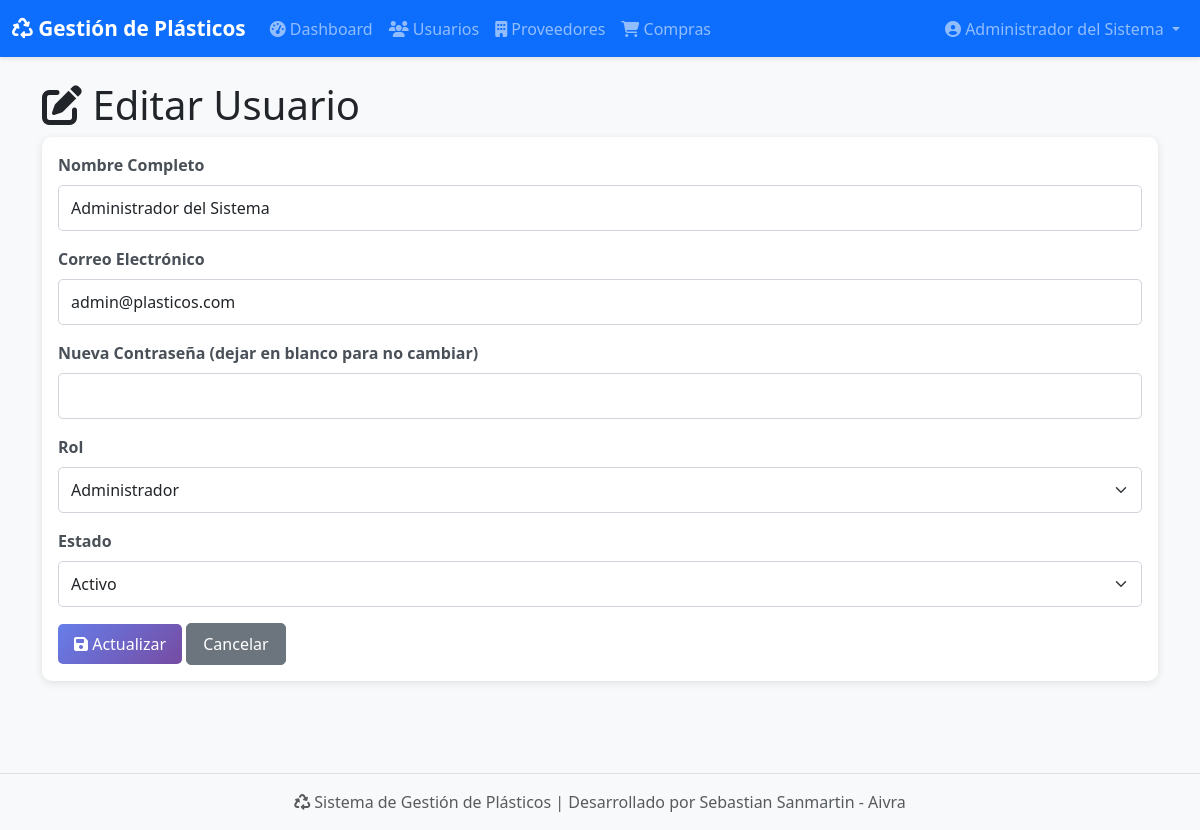
/views/usuarios/editar.php?id=1 (signed in), run on the app's committed database.
### tables this page shows
CREATE TABLE IF NOT EXISTS usuarios (
    id_usuario INT AUTO_INCREMENT PRIMARY KEY,
    nombre VARCHAR(100) NOT NULL,
    correo VARCHAR(100) UNIQUE NOT NULL,
    contraseña_hash VARCHAR(255) NOT NULL,
    rol ENUM('admin', 'empleado', 'proveedor') DEFAULT 'empleado',
    estado ENUM('activo', 'inactivo') DEFAULT 'activo',
    fecha_registro TIMESTAMP DEFAULT CURRENT_TIMESTAMP
);

### config/conexion.php (called while the page is built, shortened)
<?php
class Database {
    private static $instance = null;
    private $conexion;
    private function __construct() {
        try {
            $dsn = "mysql:host=" . DB_HOST . ";port=" . DB_PORT . ";dbname=" . DB_NAME . ";charset=" . DB_CHARSET;
            $opciones = [
                PDO::ATTR_ERRMODE            => PDO::ERRMODE_EXCEPTION,
                PDO::ATTR_DEFAULT_FETCH_MODE => PDO::FETCH_ASSOC,
                PDO::ATTR_EMULATE_PREPARES   => false,
                PDO::MYSQL_ATTR_INIT_COMMAND => "SET NAMES utf8mb4"
            ];
            $this->conexion = new PDO($dsn, DB_USER, DB_PASS, $opciones);
        } catch (PDOException $e) {
            error_log("Error de conexión: " . $e->getMessage());
            die("Error al conectar con la base de datos. Por favor contacte al administrador.");
        }
    }
    public static function getInstance() {
        if (self::$instance === null) {
            self::$instance = new self();
        }
        return self::$instance;
    }
    public function getConexion() {
        return $this->conexion;
    }
}
function getDB() {
    return Database::getInstance()->getConexion();
}
?>

### controllers/UsuarioController.php (called while the page is built, shortened)
<?php
require_once __DIR__ . '/../models/Usuario.php';
class UsuarioController {
    private $modelo;
    public function __construct() {
        $this->modelo = new Usuario();
    }
    public function obtener($id) {
        $id = filter_var($id, FILTER_VALIDATE_INT);
        return $this->modelo->obtenerPorId($id);
    }
}
?>

### models/Usuario.php (called while the page is built, shortened)
<?php
require_once __DIR__ . '/../config/conexion.php';
class Usuario {
    private $db;
    public function __construct() {
        $this->db = getDB();
    }
    public function obtenerPorId($id) {
        try {
            $sql = "SELECT id_usuario, nombre, correo, rol, estado, fecha_registro
                    FROM usuarios WHERE id_usuario = :id LIMIT 1";
            $stmt = $this->db->prepare($sql);
            $stmt->execute(['id' => $id]);
            return $stmt->fetch();
        } catch (PDOException $e) {
            error_log("Error al obtener usuario: " . $e->getMessage());
            return false;
        }
    }
}
?>

### views/usuarios/editar.php (the view, shortened to what this page needs)
<?php
require_once __DIR__ . '/../includes/funciones.php';
require_once __DIR__ . '/../../controllers/UsuarioController.php';
$controller = new UsuarioController();
$id = $_GET['id'] ?? 0;
$usuario = $controller->obtener($id);
?>
<div class="container py-4">
    <h1><i class="fas fa-edit"></i> Editar Usuario</h1>
    <div class="card">
        <div class="card-body">
            <form method="POST">
                <div class="mb-3">
                    <label class="form-label">Nombre Completo</label>
                    <input type="text" name="nombre" class="form-control" value="<?php echo htmlspecialchars($usuario['nombre']); ?>" required>
                </div>
                <div class="mb-3">
                    <label class="form-label">Correo Electrónico</label>
                    <input type="email" name="correo" class="form-control" value="<?php echo htmlspecialchars($usuario['correo']); ?>" required>
                </div>
                <div class="mb-3">
                    <label class="form-label">Nueva Contraseña (dejar en blanco para no cambiar)</label>
                    <input type="password" name="contraseña" class="form-control">
                </div>
                <div class="mb-3">
                    <label class="form-label">Rol</label>
                    <select name="rol" class="form-select" required>
                        <option value="admin" <?php echo $usuario['rol'] === 'admin' ? 'selected' : ''; ?>>Administrador</option>
                    </select>
                </div>
                <div class="mb-3">
                    <label class="form-label">Estado</label>
                    <select name="estado" class="form-select" required>
                        <option value="activo" <?php echo $usuario['estado'] === 'activo' ? 'selected' : ''; ?>>Activo</option>
                    </select>
                </div>
                <button type="submit" class="btn btn-primary"><i class="fas fa-save"></i> Actualizar</button>
                <a href="/plasticos/views/usuarios/listar.php" class="btn btn-secondary">Cancelar</a>
            </form>
        </div>
    </div>
</div>

### assets/css/estilos.css (style rules this page uses)
:root { --primary-color: #667eea; --secondary-color: #764ba2; --success-color: #28a745; --danger-color: #dc3545; --warning-color: #ffc107; --info-color: #17a2b8; }
body { font-family: 'Segoe UI', Tahoma, Geneva, Verdana, sans-serif; background-color: #f8f9fa; }
.card { border: none; border-radius: 10px; box-shadow: 0 2px 8px rgba(0,0,0,0.1); margin-bottom: 20px; transition: transform 0.2s, box-shadow 0.2s; }
.btn { border-radius: 5px; padding: 8px 16px; font-weight: 500; transition: all 0.3s ease; }
.btn-primary { background: linear-gradient(135deg, var(--primary-color) 0%, var(--secondary-color) 100%); border: none; }
.form-label { font-weight: 600; color: #495057; margin-bottom: 8px; }
.form-control, .form-select { border-radius: 5px; border: 1px solid #ced4da; padding: 10px 12px; transition: border-color 0.3s, box-shadow 0.3s; }
.card, .alert { animation: fadeIn 0.3s ease-in; }

### data on the page
usuarios: nombre "Administrador del Sistema", correo "admin@plasticos.com", rol "Administrador", estado "Activo"

### other printed values
$nombreUsuario "Administrador del Sistema"
